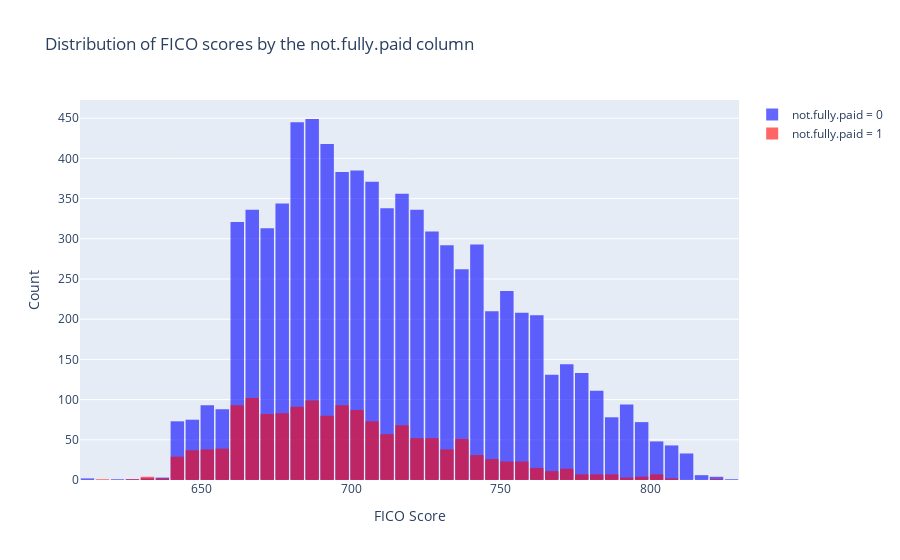

The notebook cell saved with this chart:
### Code cell
fig = make_subplots(rows=1, cols=1)

# Histogram for not.fully.paid = 0
fig.add_trace(go.Histogram(
  x=loans[loans['not.fully.paid'] == 0]['fico'],
  nbinsx=50,
  name='not.fully.paid = 0',
  marker_color='blue',
  opacity=0.6
))

# Histogram for not.fully.paid = 1
fig.add_trace(go.Histogram(
  x=loans[loans['not.fully.paid']==1]['fico'],
  nbinsx=50,
  name='not.fully.paid = 1',
  marker_color='red',
  opacity=0.6     
))

# Update layout for better visualization
fig.update_layout(
  title_text='Distribution of FICO scores by the not.fully.paid column',
  xaxis_title_text='FICO Score',
  yaxis_title_text='Count',
  barmode='overlay',
  bargap=0.1
)

fig.update_layout(showlegend=True)
fig.show()

### Figure 1 — Plotly figure (JSON) as saved in the notebook; plotly's stock layout.template omitted (floating-point values rounded to 4 significant figures; data arrays with more than 128 entries replaced by an {"elided": "..."} marker saying what was removed)
{"data": [{"marker": {"color": "blue"}, "name": "not.fully.paid = 0", "nbinsx": 50, "opacity": 0.6, "type": "histogram", "x": {"elided": "8045 int values"}}, {"marker": {"color": "red"}, "name": "not.fully.paid = 1", "nbinsx": 50, "opacity": 0.6, "type": "histogram", "x": {"elided": "1533 int values"}}], "layout": {"bargap": 0.1, "barmode": "overlay", "showlegend": true, "title": {"text": "Distribution of FICO scores by the not.fully.paid column"}, "xaxis": {"anchor": "y", "domain": [0, 1], "title": {"text": "FICO Score"}}, "yaxis": {"anchor": "x", "domain": [0, 1], "title": {"text": "Count"}}}}
